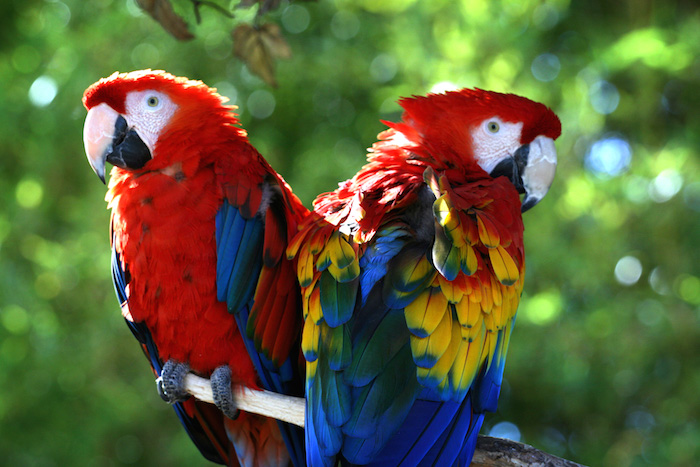
#> input picture marker-pets/imgs/animals1.jpg, 700 x 467 px; its folder holds only this picture in this run
$ python marker.py
#> lines starting #> are read from the running program, lines starting #| are printed output that depends on the picture; after the words box and inside, x2 and y2 are one past the last pixel; in counts of white or black regions, pixels touching at a corner belong together
#> in read_img, image is the input picture: shape (467, 700, 3); mean B, G, R 57.9, 96.5, 91.4
#| marker-pets/imgs/animals1.jpg (467, 700, 3)
#> (reads marker-pets/file_annotations.csv from the repository)
# import the necessary packages
import cv2
import glob
import os
import argparse
import math
import csv
import numpy as np
import pandas as pd

# initialize the list of reference points and boolean indicating
# whether cropping is being performed or not
df = pd.DataFrame()
df_temp = pd.DataFrame()
vec_size = 0
refPt = []
close_pol = 'NULL'
cropping = False
class_selected = 0
regions = []
file_pos = 0
NUM_IMGS = 0
MAX_WIDTH = 1280
MAX_HEIGHT = 800

class_colours = [(58, 36, 170), (218, 135, 9), (166, 206, 227), (31, 120, 180), (178, 223, 138), (51, 160, 44), (251, 154, 153), (227, 26, 28), (253, 191, 111),
                 (255, 127, 0)]


def draw_info(image):

    font = cv2.FONT_HERSHEY_SIMPLEX
    cv2.rectangle(image, (7, 5), (103, 23), (138, 136, 142), cv2.FILLED)
    cv2.putText(image, 'Selected: {}'.format(class_selected), (10, 20),
                font, 0.5, class_colours[class_selected], 1, cv2.LINE_AA)
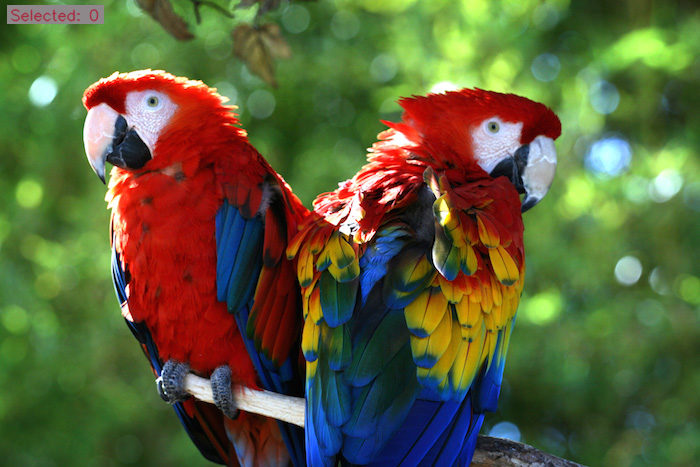
#> image: shape (467, 700, 3); mean B, G, R 58.3, 96.5, 91.8

    pos_y = 40
    for i in range(0, len(class_colours)):
        cv2.putText(image, 'Class {}'.format(i), (10, pos_y),
                    font, 0.5, class_colours[i], 1, cv2.LINE_4)
        pos_y = pos_y + 15
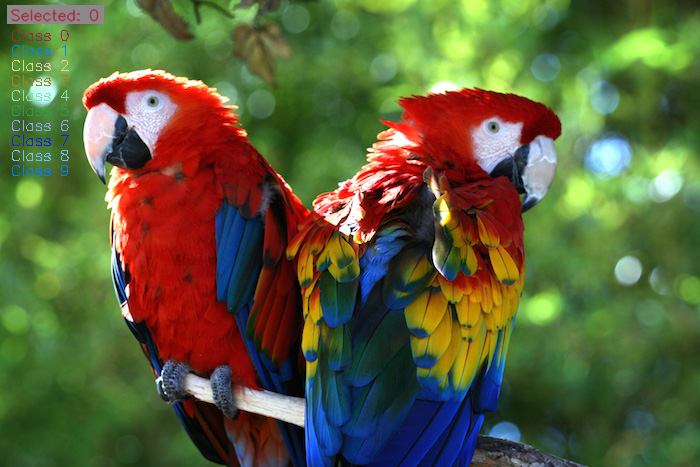
#> image: shape (467, 700, 3); 0.41% of pixels changed, all inside (x1, y1, x2, y2) = (12, 30, 69, 176)
#> after the loop, pos_y = 190

    cv2.rectangle(image, (7, pos_y+13), (95, pos_y+30),
                  (138, 136, 142), cv2.FILLED)
    cv2.putText(image, '{} of {}'.format(file_pos+1, NUM_IMGS),
                (10, pos_y+25), font, 0.5, (255, 255, 255), 1, cv2.LINE_8)
#> image: shape (467, 700, 3); mean B, G, R 59.1, 96.5, 92.2

    cv2.putText(image, 'p (previus)', (10, pos_y + 70),
                font, 0.5, (255, 255, 255), 1, cv2.LINE_8)
    cv2.putText(image, 'n (next|save)', (10, pos_y + 85),
                font, 0.5, (255, 255, 255), 1, cv2.LINE_8)
    cv2.putText(image, 'r (reset)', (10, pos_y + 100),
                font, 0.5, (255, 255, 255), 1, cv2.LINE_8)
    cv2.putText(image, 'q (quit)', (10, pos_y + 115),
                font, 0.5, (255, 255, 255), 1, cv2.LINE_8)
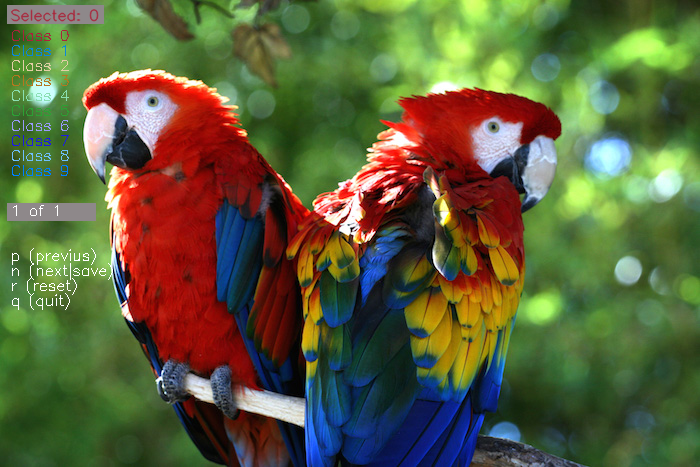
#> image: shape (467, 700, 3); mean B, G, R 59.5, 96.8, 92.5


# [19 lines left out: function save_regions, not called in this run]

def read_markers(image_path, dimensions):
    global regions, df
    df = pd.read_csv(csvfilename, header=None, sep=';')
    regions = []
    element = dict()
    for i in df.iloc[:][0][df.iloc[:][0] == image_path].index:
        # if df.shape[1] == 4:
        coords_x = df.iloc[i, -2][1:-1].split(' ')
        coords_y = df.iloc[i, -1][1:-1].split(' ')
        coords_x = [int(j) for j in coords_x if j.isdigit() == True]
        coords_y = [int(j) for j in coords_y if j.isdigit() == True]
        element['region'] = [[coords_x[j], coords_y[j]]
                                for j in range(len(coords_x))]
        element['class'] = int(df.iloc[i, 1])

        regions.append(element)
        print_regions()
        regions = []

def read_img(file_path):
    global MAX_WIDTH, MAX_HEIGHT
    image = cv2.imread(file_path)
    dimensions = image.shape
    print('{} {}'.format(file_path, dimensions))

    if dimensions[1] > MAX_WIDTH or dimensions[0] > MAX_HEIGHT:
        if math.ceil(dimensions[1] / MAX_WIDTH) > math.ceil(dimensions[0] / MAX_HEIGHT):
            denominator = math.ceil(dimensions[1] / MAX_WIDTH)
        else:
            denominator = math.ceil(dimensions[0] / MAX_HEIGHT)

        image = cv2.resize(image, None, fx=1 / denominator,
                           fy=1 / denominator, interpolation=cv2.INTER_CUBIC)

    cv2.namedWindow("image")
    cv2.setMouseCallback("image", click_and_crop)

    # read_markers(file_path)
    return image


# [54 lines left out: functions click_and_crop, print_regions, not called in this run]


if __name__ == '__main__':
    # construct the argument parser and parse the arguments
    ap = argparse.ArgumentParser()
    # ap.add_argument("-p", "--path", required=True, help="Path to the image", type=str)
    # ap.add_argument('-d', '--dimension', nargs=2, help='Max width and height to show the image', required=True, type=int)
    args = vars(ap.parse_args())
    csvfilename = 'file_annotations.csv'
    # csvfilename1 = '/home/lapiscoatlanta02/Documents/yolo-marker-master/file_annotations1.csv'
    args['path'] = '/home/lapiscoatlanta02/Documents/marker-pets/imgs/*.jpg'
    args['dimension'] = [1920, 1080]

    MAX_WIDTH = args['dimension'][0]
    MAX_HEIGHT = args['dimension'][1]

    # Image path list
    files = glob.glob(args['path'])
    NUM_IMGS = len(files)

    if csvfilename not in os.listdir('.'):
        df = pd.DataFrame(
            [['Filename', 'Annotation tag', 'Upper_left_X', 'Upper_left_Y', 'Lower_right_X', 'Lower_right_Y', 'Coords X', 'Coords Y']])
        df.to_csv(csvfilename, sep=';', index=None, header=None)

    if not NUM_IMGS:
        print('No image!')
        exit(0)

    # Read the first image and its markers
    image = read_img(files[file_pos])
    read_markers(files[file_pos], image.shape)

    # keep looping until the 'q' key is pressed
    while True:
        # display the image and wait for a keypress
        # image = read_img(files[file_pos])
        read_markers(files[file_pos], image.shape)
        draw_info(image)

        cv2.imshow("image", image)
        key = cv2.waitKey(-1)
#> (key q is pressed here)

        # if the '0-9' key is pressed, class is setted
        if key >= 48 and key <= 57:
            class_selected = int(chr(key))

        if key == ord("n"):
            regions = []

            if file_pos + 1 < NUM_IMGS:
                file_pos = file_pos + 1
                image = read_img(files[file_pos])
                read_markers(files[file_pos], image.shape)

        if key == ord("p"):
            if file_pos > 0:
                file_pos = file_pos - 1
                image = read_img(files[file_pos])
                read_markers(files[file_pos], image.shape)

        # if the 'r' key is pressed, reset the cropping region
        if key == ord("r"):
            image = read_img(files[file_pos])
            print('Cleaning regions')
            regions = []
            df = df.drop(
                df.index[df.iloc[:][0][df.iloc[:][0] == files[file_pos]].index]).dropna()
            df.to_csv(csvfilename, sep=';', index=None, header=None)
            print_regions()

        # if the 'q' key is pressed, break from the loop
        elif key == ord("q"):
            break

    # close all open windows
    cv2.destroyAllWindows()
